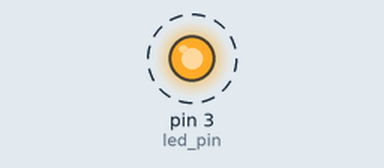
A sketch run on a simulated Arduino Uno, built with avr-gcc and run on an emulated ATmega328P. On the bench: output pins drawn as LEDs (lit = HIGH). Dashed ring = blinking.

Above: at 0.2 s.
Timing chart, 0 to 3.0 s (numbered marks = the images above):
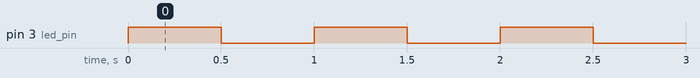

Measured:
- by itself, pin 3 (led_pin): alternates HIGH for 0.50 s and LOW for 0.50 s

The sketch:

_09led_brightness_1Hz.ino
```cpp
const int led_pin = 3;

void setup() {
  pinMode(led_pin, OUTPUT);
}

void loop() {
  digitalWrite(led_pin, HIGH);
  delay(500);
  digitalWrite(led_pin, LOW);
  delay(500);
}
```
